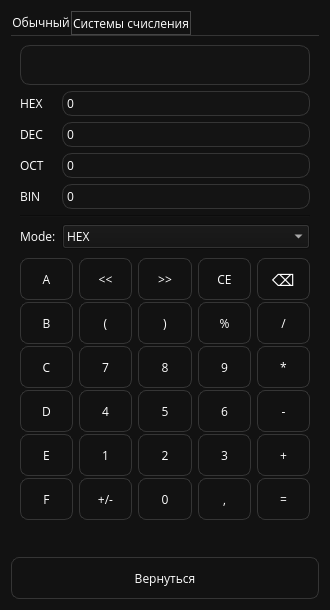
<?xml version="1.0" encoding="UTF-8"?>
<ui version="4.0">
 <class>CalcWidget</class>
 <widget class="QWidget" name="CalcWidget">
  <property name="geometry">
   <rect>
    <x>0</x>
    <y>0</y>
    <width>330</width>
    <height>574</height>
   </rect>
  </property>
  <property name="maximumSize">
   <size>
    <width>330</width>
    <height>16777215</height>
   </size>
  </property>
  <property name="windowTitle">
   <string>Калькулятор</string>
  </property>
  <property name="styleSheet">
   <string notr="true">QWidget {
	color: white;
	background-color: rgb(18, 18, 18);
	font-family: Open Sans;
}

Line {
	border: 1px;
	background:  #CCCCCC;
}

QPushButton {
	color: white;

	width: 50px;
	height: 40px;
	
	border: solid;
	border-color: #353535;
	border-width: 1px;
	border-radius: 8px;
}

QPushButton:hover {
	border-color: rgb(170, 170, 170);
	border-width: 2px;

	width: 300px;
	height: 30px;
}

QPushButton:pressed {
	border-color: white;
	border-width: 2px;
	
	width: 300px;
	height: 30px;
}
</string>
  </property>
  <layout class="QVBoxLayout" name="verticalLayout_5">
   <item>
    <widget class="QTabWidget" name="tabWidget">
     <property name="styleSheet">
      <string notr="true">QLineEdit {
	font-size: 16px;
	padding: 2px; 
	background-color: rgb(20, 20, 20);
	border: solid;
	border-color: #353535;
	border-width: 1px;
	border-radius: 10px;
}

QTabWidget::pane {
    border: none;
	border-top: 1px solid #353535;
}

QTabBar::tab {
	padding: 1px 1px 1px 1px;
	font-family: open sans;	

	height: 20px;
	border: solid;

}

QTabBar::tab:selected, QTabBar::tab:hover {
	border-width: 1px;
	border-color: #454545;
}

QTabBar::tab:selected {
	border-width: 1px;
    border-color: #454545;
}

   </string>
     </property>
     <property name="currentIndex">
      <number>1</number>
     </property>
     <widget class="QWidget" name="Calc">
      <attribute name="title">
       <string>Обычный</string>
      </attribute>
      <layout class="QVBoxLayout" name="verticalLayout_6">
       <item>
        <layout class="QVBoxLayout" name="verticalLayout">
         <item>
          <widget class="QLineEdit" name="defaultLineEdit">
           <property name="minimumSize">
            <size>
             <width>0</width>
             <height>40</height>
            </size>
           </property>
           <property name="text">
            <string/>
           </property>
          </widget>
         </item>
         <item>
          <spacer name="verticalSpacer">
           <property name="orientation">
            <enum>Qt::Vertical</enum>
           </property>
           <property name="sizeHint" stdset="0">
            <size>
             <width>20</width>
             <height>40</height>
            </size>
           </property>
          </spacer>
         </item>
         <item>
          <layout class="QGridLayout" name="engiCalcLayout">
           <property name="verticalSpacing">
            <number>2</number>
           </property>
           <item row="1" column="1">
            <widget class="QPushButton" name="openBracketBtn">
             <property name="text">
              <string>(</string>
             </property>
             <attribute name="buttonGroup">
              <string notr="true">buttonGroup</string>
             </attribute>
            </widget>
           </item>
           <item row="5" column="0">
            <widget class="QPushButton" name="logBtn">
             <property name="text">
              <string>log</string>
             </property>
            </widget>
           </item>
           <item row="4" column="3">
            <widget class="QPushButton" name="threeBtn">
             <property name="text">
              <string>3</string>
             </property>
             <attribute name="buttonGroup">
              <string notr="true">buttonGroup</string>
             </attribute>
            </widget>
           </item>
           <item row="3" column="2">
            <widget class="QPushButton" name="fiveBtn">
             <property name="text">
              <string>5</string>
             </property>
             <attribute name="buttonGroup">
              <string notr="true">buttonGroup</string>
             </attribute>
            </widget>
           </item>
           <item row="2" column="2">
            <widget class="QPushButton" name="eightBtn">
             <property name="text">
              <string>8</string>
             </property>
             <attribute name="buttonGroup">
              <string notr="true">buttonGroup</string>
             </attribute>
            </widget>
           </item>
           <item row="4" column="2">
            <widget class="QPushButton" name="twoBtn">
             <property name="text">
              <string>2</string>
             </property>
             <attribute name="buttonGroup">
              <string notr="true">buttonGroup</string>
             </attribute>
            </widget>
           </item>
           <item row="1" column="3">
            <widget class="QPushButton" name="absBtn">
             <property name="text">
              <string>|x|</string>
             </property>
            </widget>
           </item>
           <item row="5" column="1">
            <widget class="QPushButton" name="negBtn">
             <property name="text">
              <string>+/-</string>
             </property>
            </widget>
           </item>
           <item row="5" column="3">
            <widget class="QPushButton" name="comBtn">
             <property name="text">
              <string>,</string>
             </property>
             <attribute name="buttonGroup">
              <string notr="true">buttonGroup</string>
             </attribute>
            </widget>
           </item>
           <item row="1" column="2">
            <widget class="QPushButton" name="closeBracketBtn">
             <property name="text">
              <string>)</string>
             </property>
             <attribute name="buttonGroup">
              <string notr="true">buttonGroup</string>
             </attribute>
            </widget>
           </item>
           <item row="4" column="0">
            <widget class="QPushButton" name="tenPowYBtn">
             <property name="text">
              <string>10ʸ</string>
             </property>
            </widget>
           </item>
           <item row="3" column="4">
            <widget class="QPushButton" name="subBtn">
             <property name="text">
              <string>-</string>
             </property>
             <attribute name="buttonGroup">
              <string notr="true">operationsButtonGroup</string>
             </attribute>
            </widget>
           </item>
           <item row="4" column="1">
            <widget class="QPushButton" name="oneBtn">
             <property name="text">
              <string>1</string>
             </property>
             <attribute name="buttonGroup">
              <string notr="true">buttonGroup</string>
             </attribute>
            </widget>
           </item>
           <item row="2" column="0">
            <widget class="QPushButton" name="xPowYBtn">
             <property name="text">
              <string>xʸ</string>
             </property>
            </widget>
           </item>
           <item row="1" column="4">
            <widget class="QPushButton" name="divBtn">
             <property name="text">
              <string>/</string>
             </property>
             <attribute name="buttonGroup">
              <string notr="true">operationsButtonGroup</string>
             </attribute>
            </widget>
           </item>
           <item row="2" column="3">
            <widget class="QPushButton" name="nineBtn">
             <property name="text">
              <string>9</string>
             </property>
             <attribute name="buttonGroup">
              <string notr="true">buttonGroup</string>
             </attribute>
            </widget>
           </item>
           <item row="5" column="2">
            <widget class="QPushButton" name="zeroBtn">
             <property name="text">
              <string>0</string>
             </property>
             <attribute name="buttonGroup">
              <string notr="true">buttonGroup</string>
             </attribute>
            </widget>
           </item>
           <item row="2" column="4">
            <widget class="QPushButton" name="mulBtn">
             <property name="text">
              <string>*</string>
             </property>
             <attribute name="buttonGroup">
              <string notr="true">operationsButtonGroup</string>
             </attribute>
            </widget>
           </item>
           <item row="5" column="4">
            <widget class="QPushButton" name="eqBtn">
             <property name="text">
              <string>=</string>
             </property>
            </widget>
           </item>
           <item row="2" column="1">
            <widget class="QPushButton" name="sevenBtn">
             <property name="text">
              <string>7</string>
             </property>
             <attribute name="buttonGroup">
              <string notr="true">buttonGroup</string>
             </attribute>
            </widget>
           </item>
           <item row="3" column="1">
            <widget class="QPushButton" name="fourBtn">
             <property name="text">
              <string>4</string>
             </property>
             <attribute name="buttonGroup">
              <string notr="true">buttonGroup</string>
             </attribute>
            </widget>
           </item>
           <item row="3" column="0">
            <widget class="QPushButton" name="sqrtBtn">
             <property name="text">
              <string>√</string>
             </property>
            </widget>
           </item>
           <item row="3" column="3">
            <widget class="QPushButton" name="sixBtn">
             <property name="text">
              <string>6</string>
             </property>
             <attribute name="buttonGroup">
              <string notr="true">buttonGroup</string>
             </attribute>
            </widget>
           </item>
           <item row="4" column="4">
            <widget class="QPushButton" name="addBtn">
             <property name="text">
              <string>+</string>
             </property>
             <attribute name="buttonGroup">
              <string notr="true">operationsButtonGroup</string>
             </attribute>
            </widget>
           </item>
           <item row="1" column="0">
            <widget class="QPushButton" name="xPow2Btn">
             <property name="text">
              <string>x²</string>
             </property>
            </widget>
           </item>
           <item row="0" column="3">
            <widget class="QPushButton" name="clearBtn">
             <property name="styleSheet">
              <string notr="true">QPushButton:hover {
	border-color: #AA7744;
	border-width: 2px;

	width: 300px;
	height: 30px;
}

QPushButton:pressed {
	border-color: #FFCC11;
	border-width: 2px;
	
	width: 300px;
	height: 30px;
}
</string>
             </property>
             <property name="text">
              <string>CE</string>
             </property>
            </widget>
           </item>
           <item row="0" column="4">
            <widget class="QPushButton" name="backspaceBtn">
             <property name="font">
              <font>
               <family>Open Sans</family>
               <pointsize>12</pointsize>
              </font>
             </property>
             <property name="styleSheet">
              <string notr="true">QPushButton:hover {
	border-color: #774444;
	border-width: 2px;

	width: 300px;
	height: 30px;
}

QPushButton:pressed {
	border-color: #CC0000;
	border-width: 2px;
	
	width: 300px;
	height: 30px;
}
</string>
             </property>
             <property name="text">
              <string>⌫</string>
             </property>
            </widget>
           </item>
          </layout>
         </item>
        </layout>
       </item>
      </layout>
     </widget>
     <widget class="QWidget" name="ProgCalc">
      <property name="styleSheet">
       <string notr="true">QComboBox {
	border-color: #353535;
}</string>
      </property>
      <attribute name="title">
       <string>Системы счисления</string>
      </attribute>
      <layout class="QVBoxLayout" name="verticalLayout_7">
       <item>
        <widget class="QLineEdit" name="progLineEdit">
         <property name="minimumSize">
          <size>
           <width>0</width>
           <height>40</height>
          </size>
         </property>
         <property name="text">
          <string/>
         </property>
        </widget>
       </item>
       <item>
        <layout class="QFormLayout" name="formLayout">
         <item row="0" column="0">
          <widget class="QLabel" name="label">
           <property name="text">
            <string>HEX</string>
           </property>
          </widget>
         </item>
         <item row="0" column="1">
          <widget class="QLineEdit" name="hexEdit">
           <property name="styleSheet">
            <string notr="true">QLineEdit {
	font-size: 12px;
}</string>
           </property>
           <property name="text">
            <string>0</string>
           </property>
           <property name="readOnly">
            <bool>true</bool>
           </property>
          </widget>
         </item>
         <item row="1" column="0">
          <widget class="QLabel" name="label_2">
           <property name="text">
            <string>DEC</string>
           </property>
          </widget>
         </item>
         <item row="1" column="1">
          <widget class="QLineEdit" name="decEdit">
           <property name="styleSheet">
            <string notr="true">QLineEdit {
	font-size: 12px;
}</string>
           </property>
           <property name="text">
            <string>0</string>
           </property>
           <property name="readOnly">
            <bool>true</bool>
           </property>
          </widget>
         </item>
         <item row="2" column="0">
          <widget class="QLabel" name="label_5">
           <property name="text">
            <string>OCT</string>
           </property>
          </widget>
         </item>
         <item row="2" column="1">
          <widget class="QLineEdit" name="octEdit">
           <property name="styleSheet">
            <string notr="true">QLineEdit {
	font-size: 12px;
}</string>
           </property>
           <property name="text">
            <string>0</string>
           </property>
           <property name="readOnly">
            <bool>true</bool>
           </property>
          </widget>
         </item>
         <item row="3" column="0">
          <widget class="QLabel" name="label_6">
           <property name="text">
            <string>BIN</string>
           </property>
          </widget>
         </item>
         <item row="4" column="0" colspan="2">
          <widget class="Line" name="line">
           <property name="orientation">
            <enum>Qt::Horizontal</enum>
           </property>
          </widget>
         </item>
         <item row="5" column="0">
          <widget class="QLabel" name="label_3">
           <property name="text">
            <string>Mode:</string>
           </property>
          </widget>
         </item>
         <item row="5" column="1">
          <widget class="QComboBox" name="comboBox">
           <item>
            <property name="text">
             <string>HEX</string>
            </property>
           </item>
           <item>
            <property name="text">
             <string>DEC</string>
            </property>
           </item>
           <item>
            <property name="text">
             <string>OCT</string>
            </property>
           </item>
           <item>
            <property name="text">
             <string>BIN</string>
            </property>
           </item>
          </widget>
         </item>
         <item row="3" column="1">
          <widget class="QLineEdit" name="binEdit">
           <property name="styleSheet">
            <string notr="true">QLineEdit {
	font-size: 12px;
}</string>
           </property>
           <property name="text">
            <string>0</string>
           </property>
           <property name="readOnly">
            <bool>true</bool>
           </property>
          </widget>
         </item>
        </layout>
       </item>
       <item>
        <layout class="QGridLayout" name="progCalcLayout">
         <property name="verticalSpacing">
          <number>2</number>
         </property>
         <item row="1" column="0">
          <widget class="QPushButton" name="progBBtn">
           <property name="text">
            <string>B</string>
           </property>
           <attribute name="buttonGroup">
            <string notr="true">progButtonGroup</string>
           </attribute>
          </widget>
         </item>
         <item row="4" column="1">
          <widget class="QPushButton" name="progOneBtn">
           <property name="text">
            <string>1</string>
           </property>
           <attribute name="buttonGroup">
            <string notr="true">progButtonGroup</string>
           </attribute>
          </widget>
         </item>
         <item row="1" column="1">
          <widget class="QPushButton" name="openBracketBtn_5">
           <property name="text">
            <string>(</string>
           </property>
           <attribute name="buttonGroup">
            <string notr="true">progButtonGroup</string>
           </attribute>
          </widget>
         </item>
         <item row="3" column="4">
          <widget class="QPushButton" name="progSubBtn">
           <property name="text">
            <string>-</string>
           </property>
           <attribute name="buttonGroup">
            <string notr="true">progOperationsButtonGroup</string>
           </attribute>
          </widget>
         </item>
         <item row="3" column="1">
          <widget class="QPushButton" name="progFourBtn">
           <property name="text">
            <string>4</string>
           </property>
           <attribute name="buttonGroup">
            <string notr="true">progButtonGroup</string>
           </attribute>
          </widget>
         </item>
         <item row="5" column="3">
          <widget class="QPushButton" name="progComBtn">
           <property name="text">
            <string>,</string>
           </property>
           <attribute name="buttonGroup">
            <string notr="true">progButtonGroup</string>
           </attribute>
          </widget>
         </item>
         <item row="0" column="4">
          <widget class="QPushButton" name="progBackspaceBtn">
           <property name="font">
            <font>
             <family>Open Sans</family>
             <pointsize>12</pointsize>
            </font>
           </property>
           <property name="styleSheet">
            <string notr="true">QPushButton:hover {
	border-color: #774444;
	border-width: 2px;

	width: 300px;
	height: 30px;
}

QPushButton:pressed {
	border-color: #CC0000;
	border-width: 2px;
	
	width: 300px;
	height: 30px;
}
</string>
           </property>
           <property name="text">
            <string>⌫</string>
           </property>
          </widget>
         </item>
         <item row="5" column="4">
          <widget class="QPushButton" name="progEqBtn">
           <property name="text">
            <string>=</string>
           </property>
          </widget>
         </item>
         <item row="3" column="3">
          <widget class="QPushButton" name="progSixBtn">
           <property name="text">
            <string>6</string>
           </property>
           <attribute name="buttonGroup">
            <string notr="true">progButtonGroup</string>
           </attribute>
          </widget>
         </item>
         <item row="2" column="2">
          <widget class="QPushButton" name="progEightBtn">
           <property name="text">
            <string>8</string>
           </property>
           <attribute name="buttonGroup">
            <string notr="true">progButtonGroup</string>
           </attribute>
          </widget>
         </item>
         <item row="4" column="4">
          <widget class="QPushButton" name="progAddBtn">
           <property name="text">
            <string>+</string>
           </property>
           <attribute name="buttonGroup">
            <string notr="true">progOperationsButtonGroup</string>
           </attribute>
          </widget>
         </item>
         <item row="4" column="0">
          <widget class="QPushButton" name="progEBtn">
           <property name="text">
            <string>E</string>
           </property>
           <attribute name="buttonGroup">
            <string notr="true">progButtonGroup</string>
           </attribute>
          </widget>
         </item>
         <item row="2" column="1">
          <widget class="QPushButton" name="progSevenBtn">
           <property name="text">
            <string>7</string>
           </property>
           <attribute name="buttonGroup">
            <string notr="true">progButtonGroup</string>
           </attribute>
          </widget>
         </item>
         <item row="0" column="0">
          <widget class="QPushButton" name="progABtn">
           <property name="text">
            <string>A</string>
           </property>
           <attribute name="buttonGroup">
            <string notr="true">progButtonGroup</string>
           </attribute>
          </widget>
         </item>
         <item row="4" column="3">
          <widget class="QPushButton" name="progThreeBtn">
           <property name="text">
            <string>3</string>
           </property>
           <attribute name="buttonGroup">
            <string notr="true">progButtonGroup</string>
           </attribute>
          </widget>
         </item>
         <item row="2" column="4">
          <widget class="QPushButton" name="progMulBtn">
           <property name="text">
            <string>*</string>
           </property>
           <attribute name="buttonGroup">
            <string notr="true">progOperationsButtonGroup</string>
           </attribute>
          </widget>
         </item>
         <item row="5" column="1">
          <widget class="QPushButton" name="progNegBtn">
           <property name="text">
            <string>+/-</string>
           </property>
          </widget>
         </item>
         <item row="1" column="3">
          <widget class="QPushButton" name="absBtn_5">
           <property name="text">
            <string>%</string>
           </property>
           <attribute name="buttonGroup">
            <string notr="true">progOperationsButtonGroup</string>
           </attribute>
          </widget>
         </item>
         <item row="5" column="0">
          <widget class="QPushButton" name="progFBtn">
           <property name="text">
            <string>F</string>
           </property>
           <attribute name="buttonGroup">
            <string notr="true">progButtonGroup</string>
           </attribute>
          </widget>
         </item>
         <item row="5" column="2">
          <widget class="QPushButton" name="zeroBtn_5">
           <property name="text">
            <string>0</string>
           </property>
           <attribute name="buttonGroup">
            <string notr="true">progButtonGroup</string>
           </attribute>
          </widget>
         </item>
         <item row="4" column="2">
          <widget class="QPushButton" name="progTwoBtn">
           <property name="text">
            <string>2</string>
           </property>
           <attribute name="buttonGroup">
            <string notr="true">progButtonGroup</string>
           </attribute>
          </widget>
         </item>
         <item row="1" column="2">
          <widget class="QPushButton" name="closeBracketBtn_5">
           <property name="text">
            <string>)</string>
           </property>
           <attribute name="buttonGroup">
            <string notr="true">progButtonGroup</string>
           </attribute>
          </widget>
         </item>
         <item row="0" column="3">
          <widget class="QPushButton" name="progClearBtn">
           <property name="styleSheet">
            <string notr="true">QPushButton:hover {
	border-color: #AA7744;
	border-width: 2px;

	width: 300px;
	height: 30px;
}

QPushButton:pressed {
	border-color: #FFCC11;
	border-width: 2px;
	
	width: 300px;
	height: 30px;
}
</string>
           </property>
           <property name="text">
            <string>CE</string>
           </property>
          </widget>
         </item>
         <item row="2" column="0">
          <widget class="QPushButton" name="progCBtn">
           <property name="text">
            <string>C</string>
           </property>
           <attribute name="buttonGroup">
            <string notr="true">progButtonGroup</string>
           </attribute>
          </widget>
         </item>
         <item row="3" column="0">
          <widget class="QPushButton" name="progDBtn">
           <property name="text">
            <string>D</string>
           </property>
           <attribute name="buttonGroup">
            <string notr="true">progButtonGroup</string>
           </attribute>
          </widget>
         </item>
         <item row="2" column="3">
          <widget class="QPushButton" name="progNineBtn">
           <property name="text">
            <string>9</string>
           </property>
           <attribute name="buttonGroup">
            <string notr="true">progButtonGroup</string>
           </attribute>
          </widget>
         </item>
         <item row="0" column="1">
          <widget class="QPushButton" name="leftBitShiftBtn">
           <property name="text">
            <string>&lt;&lt;</string>
           </property>
           <attribute name="buttonGroup">
            <string notr="true">progOperationsButtonGroup</string>
           </attribute>
          </widget>
         </item>
         <item row="3" column="2">
          <widget class="QPushButton" name="progFiveBtn">
           <property name="text">
            <string>5</string>
           </property>
           <attribute name="buttonGroup">
            <string notr="true">progButtonGroup</string>
           </attribute>
          </widget>
         </item>
         <item row="1" column="4">
          <widget class="QPushButton" name="progDivBtn">
           <property name="text">
            <string>/</string>
           </property>
           <attribute name="buttonGroup">
            <string notr="true">progOperationsButtonGroup</string>
           </attribute>
          </widget>
         </item>
         <item row="0" column="2">
          <widget class="QPushButton" name="rightBitShiftBtn">
           <property name="text">
            <string>&gt;&gt;</string>
           </property>
           <attribute name="buttonGroup">
            <string notr="true">progOperationsButtonGroup</string>
           </attribute>
          </widget>
         </item>
        </layout>
       </item>
      </layout>
     </widget>
    </widget>
   </item>
   <item>
    <widget class="QLabel" name="errLabel">
     <property name="text">
      <string/>
     </property>
    </widget>
   </item>
   <item>
    <widget class="QPushButton" name="returnBtn">
     <property name="maximumSize">
      <size>
       <width>320</width>
       <height>16777215</height>
      </size>
     </property>
     <property name="text">
      <string>Вернуться</string>
     </property>
    </widget>
   </item>
  </layout>
 </widget>
 <resources/>
 <connections/>
 <buttongroups>
  <buttongroup name="buttonGroup"/>
  <buttongroup name="operationsButtonGroup"/>
  <buttongroup name="progButtonGroup"/>
  <buttongroup name="progOperationsButtonGroup"/>
 </buttongroups>
</ui>
